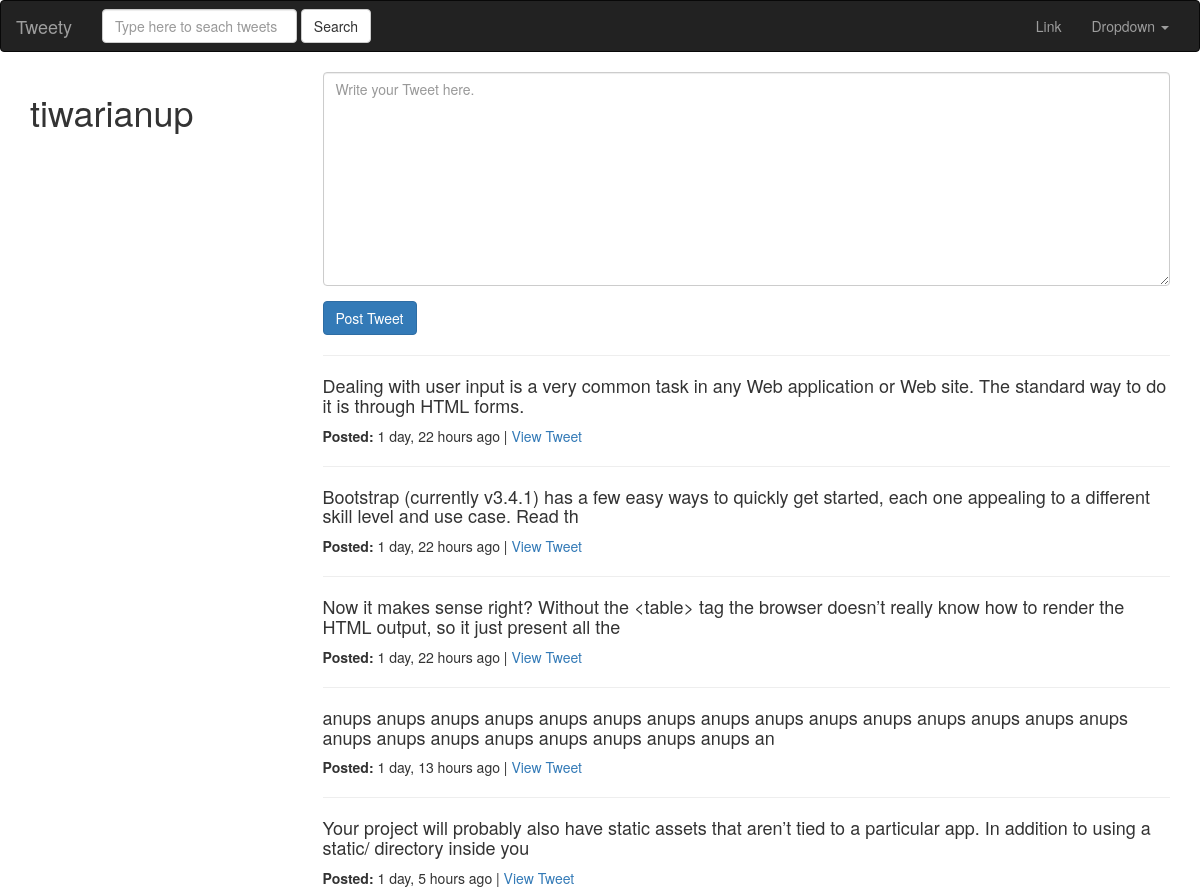
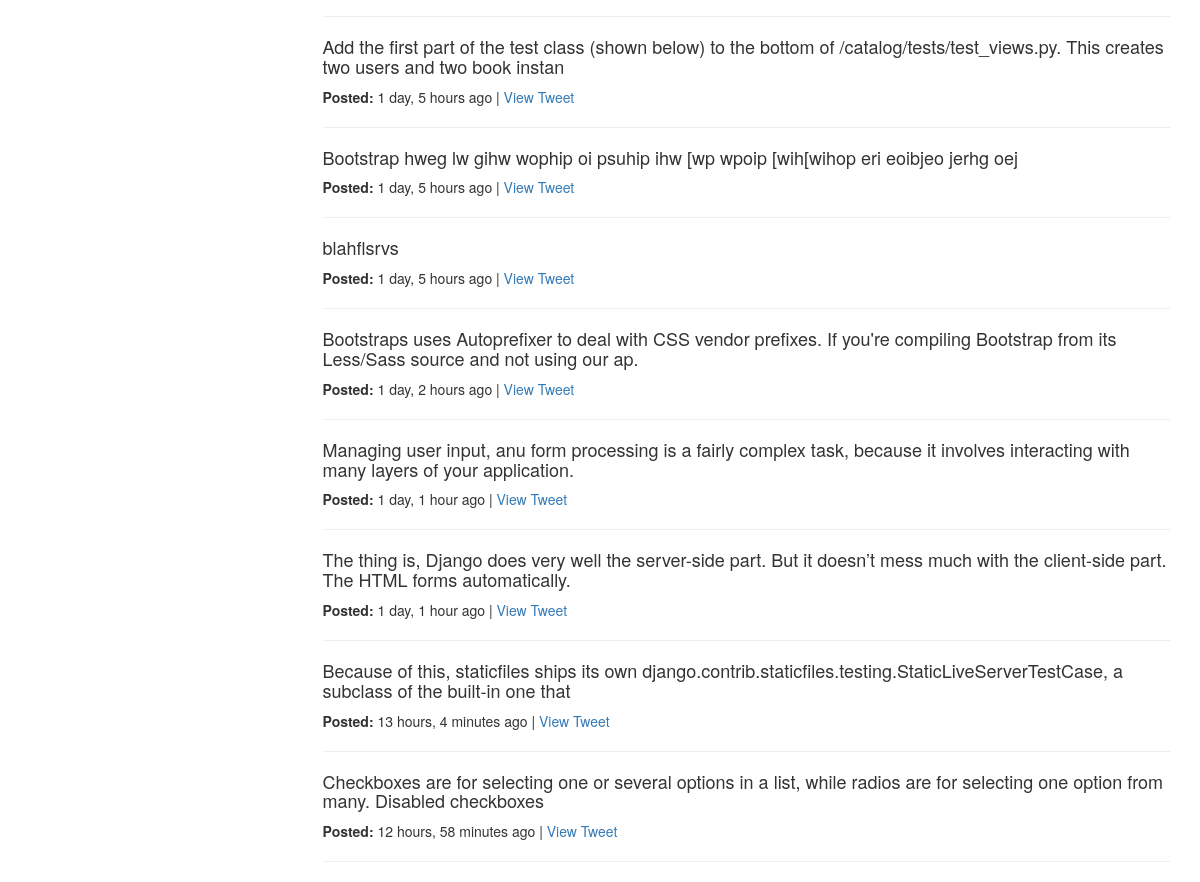
Screenshot of / (signed in) with the database file from the repository (2 pictures, top to bottom).
### tweets/models.py (models this page shows, shortened)
class Tweet(models.Model):
    author    = models.ForeignKey(settings.AUTH_USER_MODEL)
    tweetText = models.CharField(max_length=140, validators=[validateTweetText])
    updated   = models.DateTimeField(auto_now=True)
    timestamp = models.DateTimeField(auto_now_add=True)
    def get_absolute_url(self):
        return reverse("tweet:tweetDetailView", kwargs={"pk":self.pk})

### tweets/views.py (the view)
# urls.py: url(r'^$', TweetListView.as_view(), name='home'),
class TweetListView(ListView):
    template_name = 'tweets/listView.html'
    def get_queryset(self, *args, **kwargs):
        qs = Tweet.objects.all()
        query = self.request.GET.get("q", None)
        if query is not None:
            qs = qs.filter(
                Q(tweetText__icontains=query) |
                Q(author__username__icontains=query)
            )
        return qs
    def get_context_data(self, *args, **kwargs):
        context = super(TweetListView, self).get_context_data(*args, **kwargs)
        context['create_form'] = TweetModelForm()
        context['create_url'] = reverse_lazy('tweet:tweetCreateView')
        return context

### tweets/forms.py (shortened to what this page needs)
class TweetModelForm(forms.ModelForm):
    tweetText = forms.CharField(widget=forms.Textarea(attrs={'placeholder': 'Write your Tweet here.', 'class': 'form-control'}), label='')
    class Meta:
        model = Tweet
        fields = [
        "tweetText"
        ]

### tweets/templates/tweets/listView.html (shortened to what this page needs)
{% extends 'base.html' %}
{% block content %}
    <div class="row">
        {% if not request.GET.q %}
            <div class="col-sm-3 col-xs-12">
                <h1>{{ request.user }}</h1>
            </div>
        {% endif %}
        <div class="col-sm-9 col-xs-12">
            {% if not request.GET.q %}
                <div>
                    {% include 'tweets/tweetForm.html' with form=create_form action_url=create_url btnTitle='Post Tweet'%}
                </div>
            {% endif %}<hr>
            {% for object in object_list  %}
                <h4>{{ object.tweetText }}</h4>
                <strong>Posted: </strong>{{ object.timestamp|timesince }} ago |
                <a href="{{ object.get_absolute_url }}" >View Tweet</a><hr>
        {% empty %}
            {% if request.GET.q %}
                <h1>No Tweets found!</h1>
            {% else %}
                <h1>No Tweets posted yet!</h1>
            {% endif %}
        {% endfor %}
    </div>
</div>
{% endblock content %}

### rows the page displays
Tweet: tweetText "Dealing with user input is a very common task in any Web application or Web site. The standard way to do it is through HTML forms.", timestamp "1 day, 22 hours"
Tweet: tweetText "Bootstrap (currently v3.4.1) has a few easy ways to quickly get started, each one appealing to a different skill level and use case. Read th", timestamp "1 day, 22 hours"
Tweet: tweetText "Now it makes sense right? Without the <table> tag the browser doesn’t really know how to render the HTML output, so it just present all the", timestamp "1 day, 22 hours"
Tweet: tweetText "anups anups anups anups anups anups anups anups anups anups anups anups anups anups anups anups anups anups anups anups anups anups anups an", timestamp "1 day, 13 hours"
Tweet: tweetText "Your project will probably also have static assets that aren’t tied to a particular app. In addition to using a static/ directory inside you", timestamp "1 day, 5 hours"
Tweet: tweetText "Add the first part of the test class (shown below) to the bottom of /catalog/tests/test_views.py. This creates two users and two book instan", timestamp "1 day, 5 hours"
Tweet: tweetText "Bootstrap hweg lw gihw wophip oi psuhip ihw [wp wpoip [wih[wihop eri eoibjeo jerhg oej", timestamp "1 day, 5 hours"
Tweet: tweetText "blahflsrvs", timestamp "1 day, 5 hours"
Tweet: tweetText "Bootstraps uses Autoprefixer to deal with CSS vendor prefixes. If you're compiling Bootstrap from its Less/Sass source and not using our ap.", timestamp "1 day, 2 hours"
Tweet: tweetText "Managing user input, anu form processing is a fairly complex task, because it involves interacting with many layers of your application.", timestamp "1 day, 1 hour"
Tweet: tweetText "The thing is, Django does very well the server-side part. But it doesn’t mess much with the client-side part. The HTML forms automatically.", timestamp "1 day, 1 hour"
Tweet: tweetText "Because of this, staticfiles ships its own django.contrib.staticfiles.testing.StaticLiveServerTestCase, a subclass of the built-in one that", timestamp "13 hours, 4 minutes"
Tweet: tweetText "Checkboxes are for selecting one or several options in a list, while radios are for selecting one option from many. Disabled checkboxes", timestamp "12 hours, 58 minutes"

### other values shown
{{ request.user }} "tiwarianup"
{{ btnTitle }} "Post Tweet"
